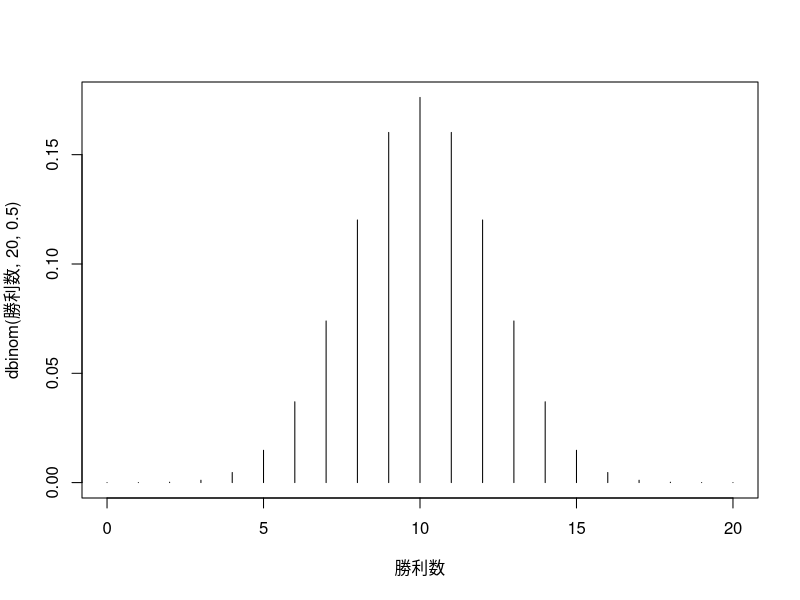

This chart was generated by the following R code:
# dbinom(成功数,試行数,成功確率): 成功確率下における成功数/試行数の実現する確率
勝利数 <- 0:20
plot(勝利数,dbinom(勝利数,20,0.5),type="h")
# pbinom(成功数,試行数,成功確率): 成功確率下における成功数<=xとなる確率
round(pbinom(勝利数,20,0.5),4)

的中回数 <- 0:10
round(pbinom(的中回数,10,1/3),4)
p値 <- pbinom(6,10,1/3,lower.tail=FALSE)